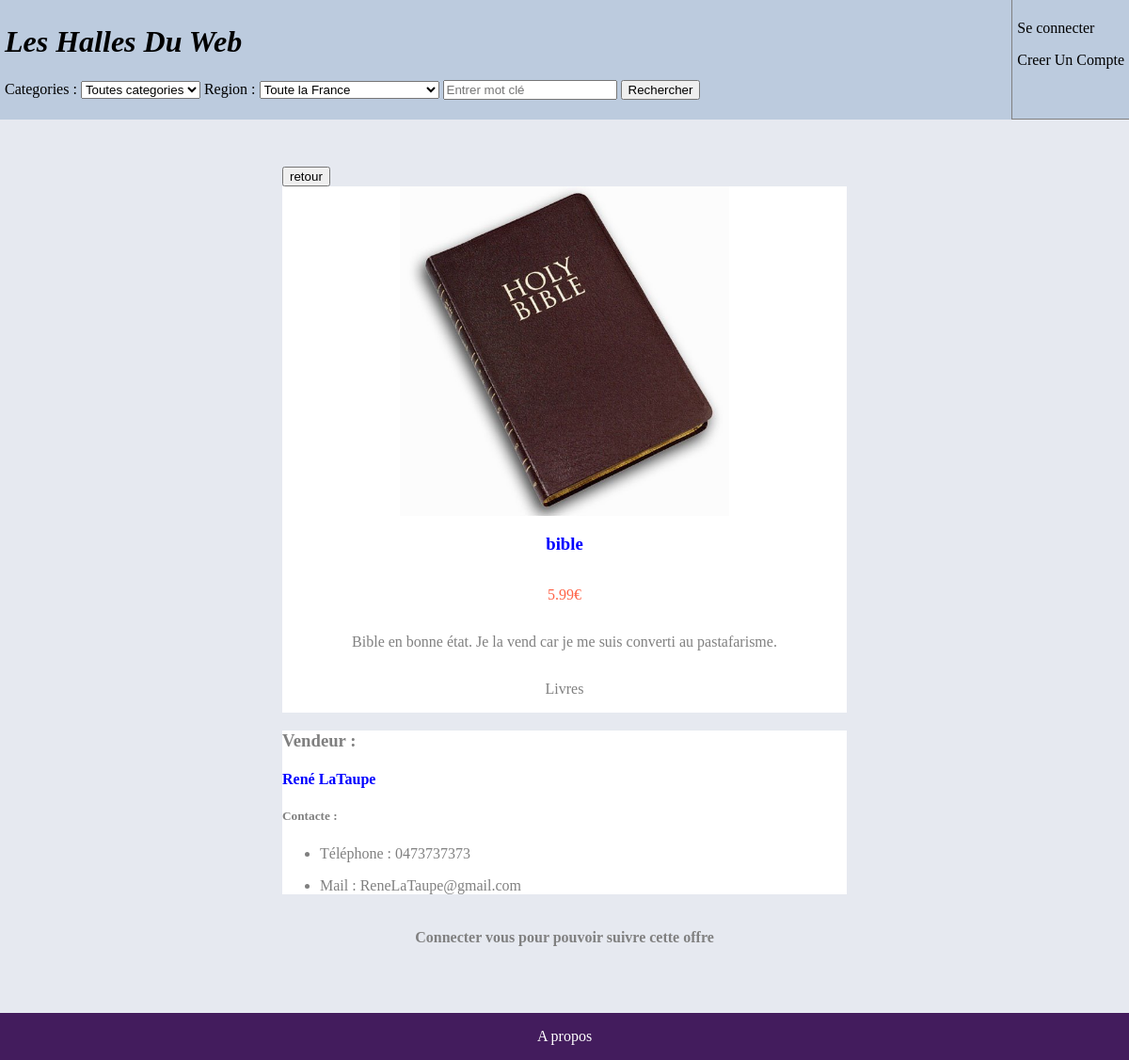
Page /controleur/offre.ctrl.php on the committed database.
### tables this page shows
CREATE TABLE categorie (
id INTEGER PRIMARY KEY,
intitule TEXT,
pere INTEGER,
FOREIGN KEY (pere) REFERENCES categorie(id)
);

CREATE TABLE utilisateur (
identifiant INTEGER PRIMARY KEY,
nomUser TEXT,
prenomUser TEXT,
age INTEGER,
mdp TEXT,
region TEXT,
mail TEXT,
telephone TEXT,
FOREIGN KEY (region) REFERENCES region(nom)
);

### controleur/offre.ctrl.php (called while the page is built, shortened)
<?php
    require_once('../model/model.class.php');
    require_once('../model/model.classDAO.php');
    $config = parse_ini_file('../config/config.ini');
    if (isset($_GET['firstId'])) {
      $firstId = $_GET['firstId'];
    } else {
      $firstId = 0;
    }
    if (isset($_GET['ref'])) {
      $ref = $_GET['ref'];
      $offre = $dao->getOffre($ref);
    } else {
      $offre = $dao->getOffre(1);
      $ref = 1;
    }
    if (isset($_GET['r'])) {
      $reg = $_GET['r'];
    } else {
      $reg = "Toute";
    }
    if (isset($_GET['c'])) {
      $cate = $_GET['c'];
    } else {
      $cate = "Toute";
    }
    if (isset($_GET['rec'])) {
      $rec = $_GET['rec'];
    } else {
      $rec = "";
    }
    $intCat = $dao->getIntCat($ref);
    $estConnecter = (isset($_SESSION['utilisateur']));
    $vendeur = $dao->getVendeur($offre->__get('id'));
    include('../view/vueOffre.view.php');
?>

### model/model.classDAO.php (called while the page is built, shortened)
<?php
require_once("../model/model.class.php");
$dao = new DAO();
class DAO{
    private $db;
    function __construct(){
      try {
      $config = parse_ini_file('../config/config.ini');
      $path = $config['database_path'];
      $this->db = new PDO("sqlite:$path");
      }
    catch (PDOException $e){
    die("erreur de connexion a la database: ".$e->getMessage());
    }
  }
function getIntCat($ref) {
  $req = "SELECT intitule FROM categorie WHERE id = (SELECT categorie FROM offre WHERE ref = $ref)";
  try{
      if($d = $this->db->query($req)){
        $intCat=$d->fetch();
      }
    }catch(Exception $e){
      echo "error au niveau du getCat".$e;
      return NULL;
    }
    return $intCat[0];
}
function getOffre($ref) {
  $req = "SELECT * FROM offre WHERE ref = $ref";
  try{
      if($d = $this->db->query($req)){
        $offre=$d->fetchAll(PDO::FETCH_CLASS,'Offre');
      }
    }catch(Exception $e){
      echo "error au niveau du searchORC".$e;
      return NULL;
    }
    return $offre[0];
}
function getVendeur($id) {
  $req = "SELECT * FROM utilisateur WHERE identifiant = $id";
  try{
      if($d = $this->db->query($req)){
        $vendeur=$d->fetchAll(PDO::FETCH_CLASS,'Utilisateur');
      }
    }catch(Exception $e){
      echo "error au niveau du searchORC".$e;
      return NULL;
    }
    return $vendeur[0];
}
}
 ?>

### model/model.class.php (called while the page is built, shortened)
<?php
class Offre{
public function __get(string $property) {
    return $this->$property;
  }
}
class Utilisateur {
    public function __get(string $property) {
        return $this->$property;
      }
}
 ?>

### view/vueOffre.view.php (the view, shortened to what this page needs)
<!DOCTYPE html>
<html lang="en" dir="ltr">
  <head>
    <link rel="stylesheet" href="../view/style/offre.style.css">
  </head>
  <body>
    <?php include('../controleur/header.ctrl.php'); ?>
    <nav>
      <div class="Option">
        <form action=<?php if(isset($_GET['fromC'])){print("\"../controleur/compte.ctrl.php\"");} else {print("\"../controleur/recherche.ctrl.php?firstId=$firstId&c=$cate&r=$reg&rec=$rec\"");}?> method="post">
          <input type="submit" value="retour">
        </form>
      </div>
      <div class="Offre">
        <img src="<?php echo $config['img_path']."/".$offre->__get('photo') ?>" alt="">
        <h3><?php echo $offre->__get('intitule') ?></h3>
        <p class="prix"><?php echo $offre->__get('prix') ?>€</p>
        <p><?php echo $offre->__get('caracteristique') ?></p>
        <p class="Categorie"><?php echo $intCat ?></p>
      </div>
      <div class="Vendeur">
        <h3>Vendeur<?php if($estVendeurConnecter) print(" (Vous) "); ?> :</h3>
        <h4><?php print($vendeur->prenomUser." ".$vendeur->nomUser);?></h4>
        <h5>Contacte :</h5>
        <ul>
          <li><p>Téléphone : <?php echo $vendeur->__get('telephone') ?></p></li>
          <li><p>Mail : <?php echo $vendeur->__get('mail') ?></p></li>
        </ul>
      </div>
      <div class="OptionSuivis">
      <?php if($estConnecter && $_SESSION['utilisateur']->__get('identifiant') != $offre->__get('id')){ ?>
        <?php if($estSuivis){ ?>
          <form action="<?php if(isset($_GET['fromC'])){print($_SERVER['PHP_SELF']."?ref=".$ref."&fromC=1");} else {print($_SERVER['PHP_SELF']."?ref=".$ref."&firstId=$firstId&c=$cate&r=$reg");} ?>" method="post">
            <input name="arSuivis" type="submit" value="Arreter de suivre">
          </form>
        <?php } else { ?>
          <form action="<?php if(isset($_GET['fromC'])){print($_SERVER['PHP_SELF']."?ref=".$ref."&fromC=1");} else {print($_SERVER['PHP_SELF']."?ref=".$ref."&firstId=$firstId&c=$cate&r=$reg");} ?>" method="post">
            <input name="suivre" type="submit" value="Suivre offre">
          </form>
        <?php } ?>
      <?php } elseif (!$estConnecter) { ?>
        <h4>Connecter vous pour pouvoir suivre cette offre</h4>
      <?php } ?>
    </div>
    </nav>
    <?php include('footer.view.php'); ?>
  </body>
</html>

### view/style/offre.style.css (style rules this page uses)
nav { margin-right: auto; margin-left: auto; width: 50%; background-color: #e6e9f0; }
nav .Offre { text-align: center; }
nav img { max-width: 350px; max-height: 350px; }
nav div { color: gray; font-style: normal; text-decoration: none; height: auto; margin-right: auto; margin-left: auto; background-color: #e6e9f0; background-color: white; }
nav div.Offre h3 { color: blue; }
nav h4 { color: blue; font-style: normal; text-decoration: none; }
nav div.Option { background-color: #e6e9f0; display: flex; flex-direction: row; justify-content: space-between; }
nav div.OptionSuivis { background-color: #e6e9f0; display: flex; flex-direction: row; justify-content: space-around; }
nav div.OptionSuivis h4 { color: gray; }
.Offre { display: flex; flex-direction: column; justify-content:flex-start; }
.Offre img { align-self: center; }
.prix { color: tomato; }
body { background-color: #e6e9f0; height: 100vh; margin: 0px; padding: 0px; display: flex; flex-direction: column; justify-content: space-between; }

### rows in the picture
categorie: intitule "Livres"
utilisateur: prenomUser "René", nomUser "LaTaupe"

### other values in the picture
$offre->__get('intitule') "bible"
$offre->__get('prix') "5.99"
$offre->__get('caracteristique') "Bible en bonne état. Je la vend car je me suis converti au pastafarisme."
$vendeur->__get('telephone') "0473737373"
$vendeur->__get('mail') "ReneLaTaupe@gmail.com"
